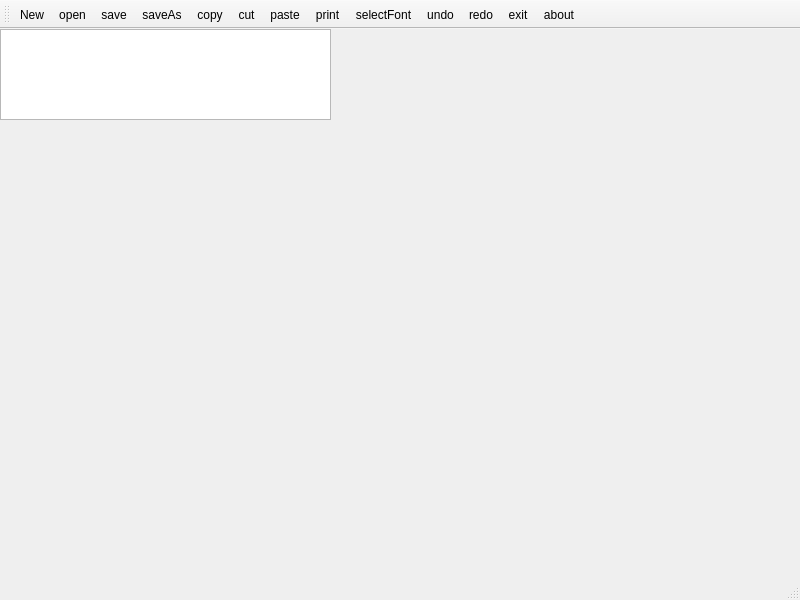
<?xml version="1.0" encoding="UTF-8"?>
<ui version="4.0">
 <class>MainWindow</class>
 <widget class="QMainWindow" name="MainWindow">
  <property name="geometry">
   <rect>
    <x>0</x>
    <y>0</y>
    <width>800</width>
    <height>600</height>
   </rect>
  </property>
  <property name="windowTitle">
   <string>MainWindow</string>
  </property>
  <widget class="QWidget" name="centralwidget">
   <widget class="QTextEdit" name="textEdit">
    <property name="geometry">
     <rect>
      <x>0</x>
      <y>0</y>
      <width>331</width>
      <height>91</height>
     </rect>
    </property>
   </widget>
  </widget>
  <widget class="QStatusBar" name="statusbar"/>
  <widget class="QToolBar" name="toolBar">
   <property name="windowTitle">
    <string>toolBar</string>
   </property>
   <attribute name="toolBarArea">
    <enum>TopToolBarArea</enum>
   </attribute>
   <attribute name="toolBarBreak">
    <bool>false</bool>
   </attribute>
   <addaction name="actionnew"/>
   <addaction name="actionopen"/>
   <addaction name="actionsave"/>
   <addaction name="actionsaveAs"/>
   <addaction name="actioncopy"/>
   <addaction name="actioncut"/>
   <addaction name="actionpaste"/>
   <addaction name="actionprint"/>
   <addaction name="actionselectFont"/>
   <addaction name="actionundo"/>
   <addaction name="actionredo"/>
   <addaction name="actionexit"/>
   <addaction name="actionabout"/>
  </widget>
  <action name="actioncopy">
   <property name="text">
    <string>copy</string>
   </property>
   <property name="toolTip">
    <string>复制</string>
   </property>
  </action>
  <action name="actioncut">
   <property name="text">
    <string>cut</string>
   </property>
   <property name="toolTip">
    <string>剪贴</string>
   </property>
  </action>
  <action name="actionpaste">
   <property name="text">
    <string>paste</string>
   </property>
   <property name="toolTip">
    <string>粘贴</string>
   </property>
  </action>
  <action name="actionundo">
   <property name="text">
    <string>undo</string>
   </property>
  </action>
  <action name="actionredo">
   <property name="text">
    <string>redo</string>
   </property>
  </action>
  <action name="actionopen">
   <property name="text">
    <string>open</string>
   </property>
   <property name="toolTip">
    <string>打开文件</string>
   </property>
  </action>
  <action name="actionsave">
   <property name="text">
    <string>save</string>
   </property>
  </action>
  <action name="actionexit">
   <property name="text">
    <string>exit</string>
   </property>
  </action>
  <action name="actionnew">
   <property name="text">
    <string>New</string>
   </property>
   <property name="toolTip">
    <string>新建文件</string>
   </property>
  </action>
  <action name="actionabout">
   <property name="text">
    <string>about</string>
   </property>
  </action>
  <action name="actionselectFont">
   <property name="text">
    <string>selectFont</string>
   </property>
  </action>
  <action name="actionsaveAs">
   <property name="text">
    <string>saveAs</string>
   </property>
  </action>
  <action name="actionprint">
   <property name="text">
    <string>print</string>
   </property>
  </action>
 </widget>
 <resources/>
 <connections/>
</ui>
